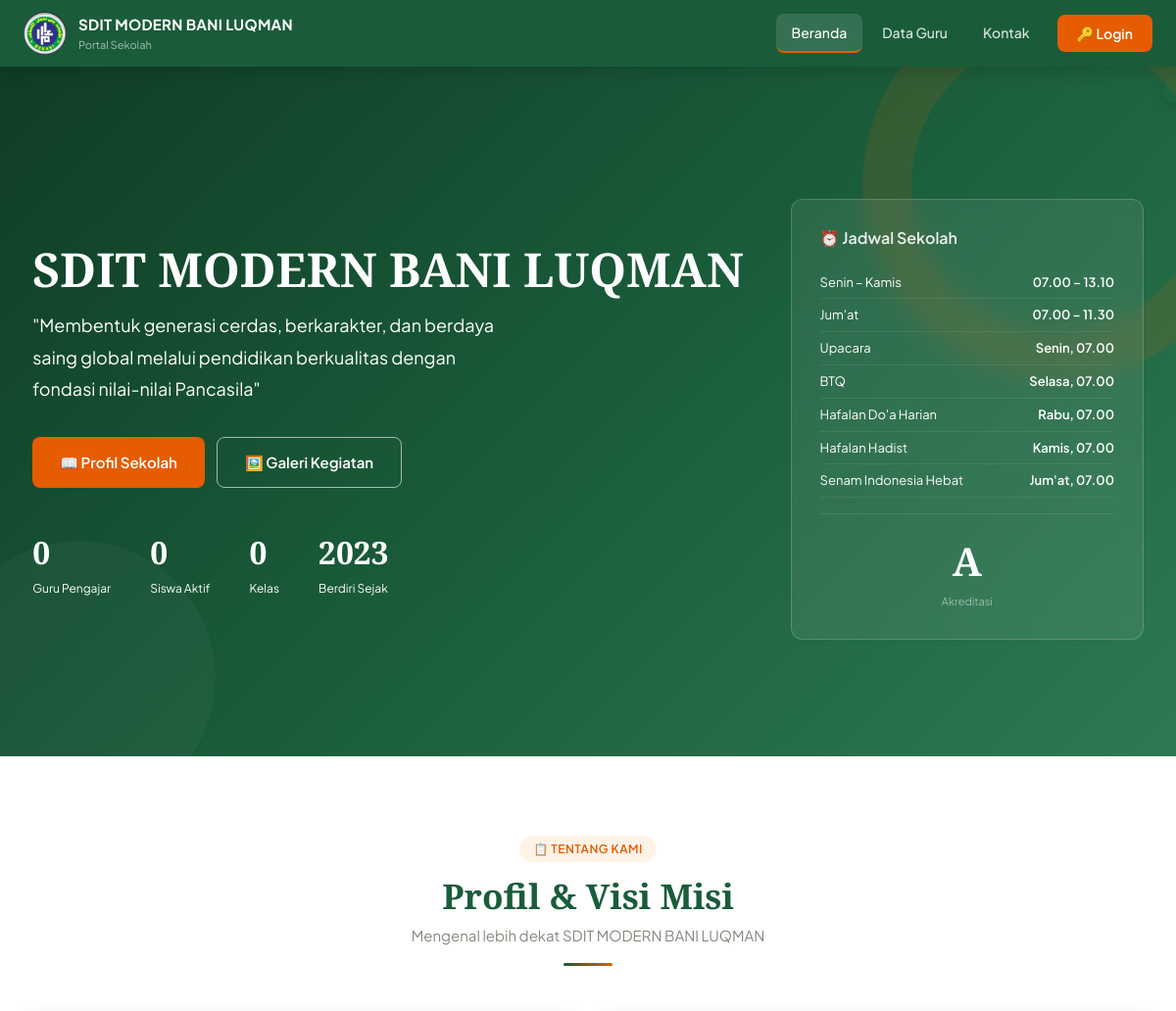
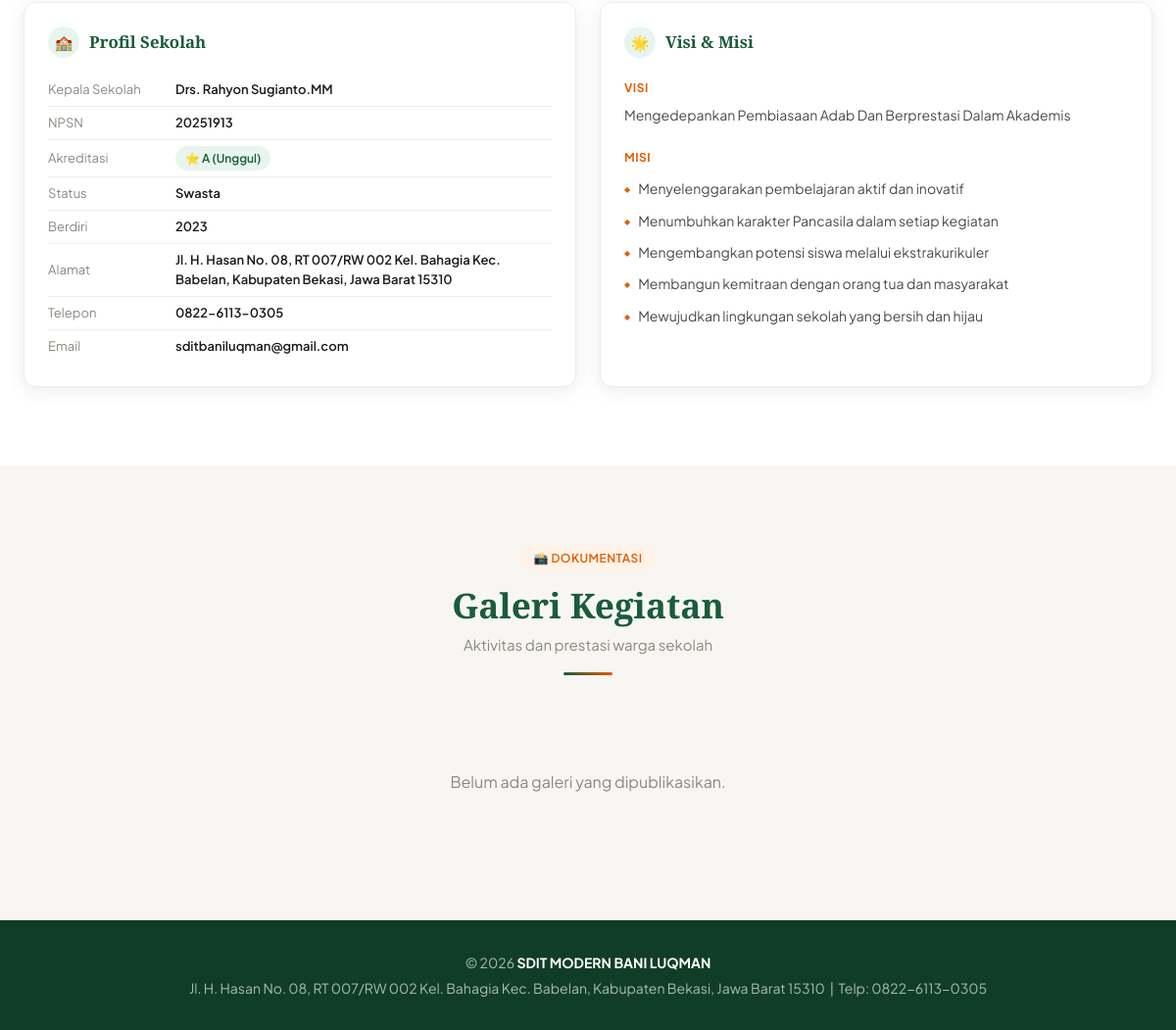
The page / on the database its author committed (2 pictures, top to bottom).
### tables this page shows
CREATE TABLE `pengaturan` (
  `id`             int(11)      NOT NULL AUTO_INCREMENT,
  `nama_sekolah`   varchar(200) DEFAULT NULL,
  `npsn`           varchar(20)  DEFAULT NULL,
  `alamat`         text         DEFAULT NULL,
  `telepon`        varchar(30)  DEFAULT NULL,
  `email`          varchar(100) DEFAULT NULL,
  `kepala_sekolah` varchar(200) DEFAULT NULL,
  `akreditasi`     varchar(10)  DEFAULT NULL,
  `foto_sekolah`   varchar(255) DEFAULT NULL,
  `visi`           text         DEFAULT NULL,
  `misi`           text         DEFAULT NULL,
  `tahun_berdiri`  year(4)      DEFAULT 2023,
  `updated_at`     timestamp    NOT NULL DEFAULT current_timestamp() ON UPDATE current_timestamp(),
  PRIMARY KEY (`id`)
);

### config/database.php (called while the page is built, shortened)
<?php
function e(string $str): string
{
    return htmlspecialchars($str, ENT_QUOTES, 'UTF-8');
}

### index.php (the view, shortened to what this page needs)
<?php
require_once __DIR__ . '/config/database.php';
$db       = getDB();
$berita   = $db->query("SELECT * FROM galeri WHERE dipublikasi = 1 ORDER BY created_at DESC LIMIT 6")->fetchAll();
$jmlGuru  = $db->query("SELECT COUNT(*) FROM guru WHERE aktif = 1")->fetchColumn();
$jmlSiswa = $db->query("SELECT COUNT(*) FROM siswa WHERE aktif = 1")->fetchColumn();
$jmlKelas = $db->query("SELECT COUNT(*) FROM kelas")->fetchColumn();
$halamanAktif = 'beranda';
include __DIR__ . '/includes/header.php';
?>
<section class="hero">
  <div class="hero-bg" <?= $fotoSekolah ? "style=\"background-image:url('$fotoSekolah')\"" : '' ?>></div>
  <div class="hero-deko1"></div>
  <div class="hero-deko2"></div>
  <div class="hero-inner">
    <div>
      <h1><?= e($set['nama_sekolah'] ?? 'SDIT BANI LUQMAN') ?></h1>
      <p class="hero-sub" style="color: white;font-size: 18px;">
        "Membentuk generasi cerdas, berkarakter, dan berdaya saing global melalui
        pendidikan berkualitas dengan fondasi nilai-nilai Pancasila"
      </p>
      <div class="hero-actions">
        <a href="#profil" class="btn btn-orange btn-lg">📖 Profil Sekolah</a>
        <a href="#galeri" class="btn btn-outline-putih btn-lg">🖼️ Galeri Kegiatan</a>
      </div>
      <div class="hero-stats">
        <div class="hero-stat">
          <div class="angka" style="color: white;"><?= $jmlGuru ?></div>
          <div class="label" style="color: white;">Guru Pengajar</div>
        </div>
        <div class="hero-stat">
          <div class="angka" style="color: white;"><?= $jmlSiswa ?></div>
          <div class="label" style="color: white;">Siswa Aktif</div>
        </div>
        <div class="hero-stat">
          <div class="angka" style="color: white;"><?= $jmlKelas ?></div>
          <div class="label" style="color: white;">Kelas</div>
        </div>
        <div class="hero-stat">
          <div class="angka" style="color: white;"><?= e($set['tahun_berdiri'] ?? '1984') ?></div>
          <div class="label" style="color: white;">Berdiri Sejak</div>
        </div>
      </div>
    </div>
    <div class="hero-kartu">
      <h3>⏰ Jadwal Sekolah</h3>
      <div class="jam-item"><span class="hari" style="color: white;">Senin – Kamis</span><span class="waktu" style="color: white;">07.00 – 13.10</span></div>
      <div class="jam-item"><span class="hari" style="color: white;">Jum'at</span><span class="waktu" style="color: white;">07.00 – 11.30</span></div>
      <div class="jam-item"><span class="hari" style="color: white;">Upacara</span><span class="waktu" style="color: white;">Senin, 07.00</span></div>
      <div class="jam-item"><span class="hari" style="color: white;">BTQ</span><span class="waktu" style="color: white;">Selasa, 07.00</span></div>
      <div class="jam-item"><span class="hari" style="color: white;">Hafalan Do'a Harian</span><span class="waktu" style="color: white;">Rabu, 07.00</span></div>
      <div class="jam-item"><span class="hari" style="color: white;">Hafalan Hadist</span><span class="waktu" style="color: white;">Kamis, 07.00</span></div>
      <div class="jam-item"><span class="hari" style="color: white;">Senam Indonesia Hebat</span><span class="waktu" style="color: white;">Jum'at, 07.00</span></div>
      <div class="skor-akre">
        <div class="nilai" style="color: white;"><?= e($set['akreditasi'] ?? 'A') ?></div>
        <div class="label">Akreditasi</div>
      </div>
    </div>
  </div>
</section>
<section class="seksi seksi-bg" id="profil">
  <div class="container">
    <div class="seksi-judul">
      <div class="label-atas">📋 Tentang Kami</div>
      <h2>Profil & Visi Misi</h2>
      <p>Mengenal lebih dekat <?= e($set['nama_sekolah'] ?? 'SMP Nusantara Bangsa') ?></p>
      <div class="garis"></div>
    </div>
    <div class="profil-grid">
      <div class="kartu">
        <h3 class="kartu-judul"><span class="kartu-ikon">🏫</span> Profil Sekolah</h3>
        <table class="info-table">
          <tr>
            <td>Kepala Sekolah</td>
            <td><?= e($set['kepala_sekolah'] ?? '-') ?></td>
          </tr>
          <tr>
            <td>NPSN</td>
            <td><?= e($set['npsn'] ?? '-') ?></td>
          </tr>
          <tr>
            <td>Akreditasi</td>
            <td><span class="badge badge-hijau">⭐ <?= e($set['akreditasi'] ?? 'A') ?> (Unggul)</span></td>
          </tr>
          <tr>
            <td>Status</td>
            <td>Swasta</td>
          </tr>
          <tr>
            <td>Berdiri</td>
            <td><?= e($set['tahun_berdiri'] ?? '1984') ?></td>
          </tr>
          <tr>
            <td>Alamat</td>
            <td><?= e($set['alamat'] ?? '-') ?></td>
          </tr>
          <tr>
            <td>Telepon</td>
            <td><?= e($set['telepon'] ?? '-') ?></td>
          </tr>
          <tr>
            <td>Email</td>
            <td><?= e($set['email'] ?? '-') ?></td>
          </tr>
        </table>
      </div>
      <div class="kartu">
        <h3 class="kartu-judul"><span class="kartu-ikon">🌟</span> Visi & Misi</h3>
        <div style="margin-bottom:1rem;">
          <strong style="font-size:12px;text-transform:uppercase;letter-spacing:.5px;color:var(--orange);">Visi</strong>
          <p style="margin-top:5px;color:var(--abu-gelap);font-size:14px;line-height:1.7;"><?= e($set['visi'] ?? '') ?></p>
        </div>
        <div>
          <strong style="font-size:12px;text-transform:uppercase;letter-spacing:.5px;color:var(--orange);">Misi</strong>
          <ul class="misi-list" style="margin-top:5px;">
            <?php foreach (explode("\n", $set['misi'] ?? '') as $m): if (trim($m)): ?>
                <li><?= e(trim($m)) ?></li>
            <?php endif;
            endforeach; ?>
          </ul>
        </div>
      </div>
    </div>
  </div>
</section>
<section class="seksi" id="galeri">
  <div class="container">
    <div class="seksi-judul">
      <div class="label-atas">📸 Dokumentasi</div>
      <h2>Galeri Kegiatan</h2>
      <p>Aktivitas dan prestasi warga sekolah</p>
      <div class="garis"></div>
    </div>
    <?php if (empty($berita)): ?>
      <div style="text-align:center;padding:3rem;color:var(--abu);">Belum ada galeri yang dipublikasikan.</div>
    <?php endif; ?>
  </div>
</section>
<?php include __DIR__ . '/includes/footer.php'; ?>

### includes/header.php (shortened to what this page needs)
<?php
require_once __DIR__ . '/../config/database.php';
$db = getDB();
$set = $db->query("SELECT * FROM pengaturan LIMIT 1")->fetch();
$namaSekolah = $set['nama_sekolah'] ?? 'SDIT BANI LUQMAN';
$fotoSekolah = $set['foto_sekolah'] ? fotoUrl($set['foto_sekolah']) : '';
$halamanAktif = $halamanAktif ?? '';
?>
<!DOCTYPE html>
<html lang="id">
<head>
  <link rel="stylesheet" href="<?= BASE_URL ?>/assets/css/main.css?v=<?= filemtime(__DIR__ . "/../assets/css/main.css") ?>">
</head>
<body>
<nav class="navbar">
  <div class="nav-inner">
    <a href="<?= BASE_URL ?>/index.php" class="nav-logo">
      <img src="<?= BASE_URL ?>/assets/logo.jpeg" alt="Logo Sekolah" class="nav-logo-ikon" style="object-fit: cover; background: transparent;">
      <div class="nav-logo-teks">
        <strong><?= e($namaSekolah) ?></strong>
        <span>Portal Sekolah</span>
      </div>
    </a>
    <div class="nav-menu" id="navMenu">
      <a href="<?= BASE_URL ?>/index.php" class="<?= $halamanAktif === 'beranda' ? 'aktif' : '' ?>">Beranda</a>
      <a href="<?= BASE_URL ?>/guru-publik.php" class="<?= $halamanAktif === 'guru' ? 'aktif' : '' ?>">Data Guru</a>
      <a href="<?= BASE_URL ?>/kontak.php" class="<?= $halamanAktif === 'kontak' ? 'aktif' : '' ?>">Kontak</a>
      <?php if (!empty($_SESSION['guru_id'])): ?>
        <a href="<?= BASE_URL ?>/guru/dashboard.php" class="btn-login">Dashboard Guru</a>
      <?php elseif (!empty($_SESSION['admin_id'])): ?>
        <a href="<?= BASE_URL ?>/admin/dashboard.php" class="btn-login">Dashboard Admin</a>
      <?php elseif (!empty($_SESSION['siswa_id'])): ?>
        <a href="<?= BASE_URL ?>/siswa/dashboard.php" class="btn-login">📚 Portal Siswa</a>
      <?php else: ?>
        <a href="<?= BASE_URL ?>/login.php" class="btn-login">🔑 Login</a>
      <?php endif; ?>
    </div>
  </div>
</nav>
<div class="notif-toast" id="notifToast"></div>

### includes/footer.php (shortened to what this page needs)
<?php
require_once __DIR__ . '/../config/database.php';
$db = getDB();
$set = $db->query("SELECT * FROM pengaturan LIMIT 1")->fetch();
?>
<footer>
  <p>&copy; <?= date('Y') ?> <strong><?= e($set['nama_sekolah'] ?? 'SMP Nusantara Bangsa') ?></strong></p>
  <p style="margin-top:4px;"><?= e($set['alamat'] ?? '') ?> &nbsp;|&nbsp; Telp: <?= e($set['telepon'] ?? '') ?></p>
</footer>
</body>
</html>

### rows shown on the page
pengaturan: nama_sekolah "SDIT MODERN BANI LUQMAN", tahun_berdiri "2023", akreditasi "A", kepala_sekolah "Drs. Rahyon Sugianto.MM", npsn "20251913", alamat "Jl. H. Hasan No. 08, RT 007/RW 002 Kel. Bahagia Kec. Babelan, Kabupaten Bekasi, Jawa Barat 15310", telepon "0822-6113-0305", email "sditbaniluqman@gmail.com", visi "Mengedepankan Pembiasaan Adab Dan Berprestasi Dalam Akademis", misi "Menyelenggarakan pembelajaran aktif dan inovatif", misi "Menumbuhkan karakter Pancasila dalam setiap kegiatan", misi "Mengembangkan potensi siswa melalui ekstrakurikuler", misi "Membangun kemitraan dengan orang tua dan masyarakat", misi "Mewujudkan lingkungan sekolah yang bersih dan hijau"

### other values the page prints
$jmlGuru "0"
$jmlSiswa "0"
$jmlKelas "0"
